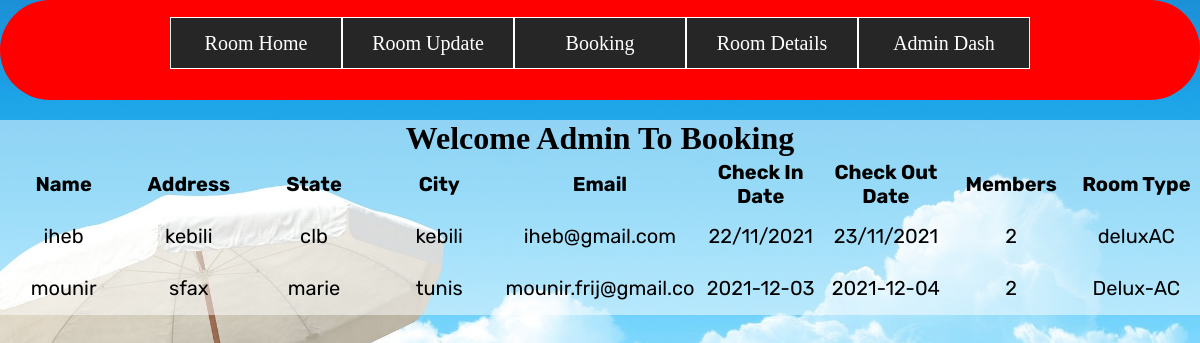
Screenshot of /booking.php with the database file from the repository.
### booking.php (the view, shortened to what this page needs)
<?php
 include('../dbcon.php');
?>
<!DOCTYPE html>
<html lang="en">
<head>
    <link rel="stylesheet" href="stylee.css">
</head>
<body>
    <div class="wrapper-container">
    <div class="wrapper">
        <ul>
            <li><a href="aroom.php">Room Home</a></li>
            <li><a href="#">Room Update</a>
            </li>
            <li><a href="booking.php">Booking</a></li>
            <li><a href="aroom.php">Room Details</a></li>
            <li><a href="admindash.php">Admin Dash</a></li>
        </ul>
    </div>
    </div>
    <div class="admin-booking">
        <h1 class="admin-book">Welcome Admin To Booking <Section></Section></h1>
        <table>
            <tr>
                    <th width="10%" height="50px">Name</th>
                     <th width="10%" height="50px">Address</th>
                     <th width="10%" height="50px">State</th>
                     <th width="10%" height="50px">City</th>
                     <th width="10%" height="50px">Email</th>
                     <th width="10%" height="50px">Check In Date</th>
                     <th width="10%" height="50px">Check Out Date</th>
                     <th width="10%" height="50px">Members</th>
                     <th width="10%" height="50px">Room Type</th>
            </tr>
            <?php
               $qry="SELECT * FROM `room booking`";
               $run=mysqli_query($sql,$qry);
                 while( $row=mysqli_fetch_assoc($run))
                 {
                    $name=$row['name'];
                    $address=$row['address'];
                    $state=$row['state'];
                    $city=$row['city'];
                    $email=$row['email'];
                    $ci=$row['cin'];
                    $co=$row['cout'];
                    $members=$row['members'];
                    $roomtype=$row['roomtype'];
                    ?>
                    <tr>
                     <td width="10%" height="50px"><center><?php echo $name; ?></center></td>
                     <td width="10%" height="50px"><center><?php echo $address; ?></center></td>
                     <td width="10%" height="50px"><center><?php echo $state; ?></center></td>
                     <td width="10%" height="50px"><center><?php echo $city; ?></center></td>
                     <td width="10%" height="50px"><center><?php echo $email; ?></center></td>
                     <td width="10%" height="50px"><center><?php echo $ci; ?></center></td>
                     <td width="10%" height="50px"><center><?php echo $co; ?></center></td>
                     <td width="10%" height="50px"><center><?php echo $members; ?></center></td>
                     <td width="10%" height="50px"><center><?php echo $roomtype; ?></center></td>
                 </tr>
                    <?php
                 }
            ?>
        </table>
    </div>
</body>
</html>

### stylee.css (style rules this page uses)
* { margin: 0; padding: 0; }
.wrapper { width: 860px; margin: 0 auto; }
.wrapper-container { background-color: red; width: 100%; height: 100px; position: relative; border-radius: 50px; }
.wrapper ul { list-style: none; padding-top: 2%; }
.wrapper ul li { background: #262626; width: 170px; border: 1px solid #fff; height: 50px; line-height: 50px; text-align: center; float: left; position: relative; }
.wrapper ul li a { color: #fff; font-size: 20px; text-decoration: none; }

### booking.php (style rules this page uses)
.admin-booking { background:rgba(255,255,255,0.5); }
.admin-booking h1 { text-align:center; margin-top: 20px; }
body::before { position: absolute; content: ""; height: 100%; width: 100%; z-index: -1; opacity: 0.89; background: url('../img/adminhotel2.jpg') center center/cover no-repeat; }
.admin-booking table tr { font-size:20px; font-family: 'Rubik', sans-serif; }

### rows the page displays
room booking: name "iheb", address "kebili", state "clb", city "kebili", email "iheb@gmail.com", cin "22/11/2021", cout "23/11/2021", members "2", roomtype "deluxAC"
room booking: name "mounir", address "sfax", state "marie", city "tunis", email "mounir.frij@gmail.co", cin "2021-12-03", cout "2021-12-04", members "2", roomtype "Delux-AC"
